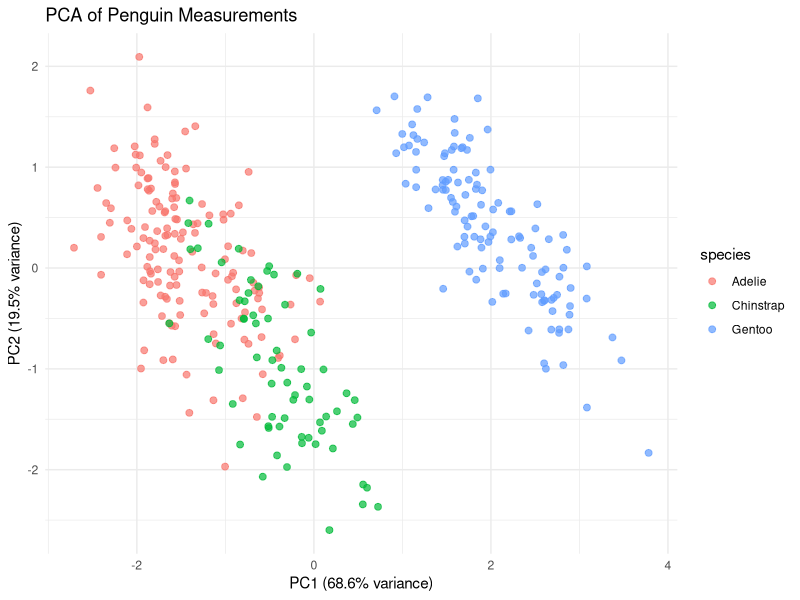
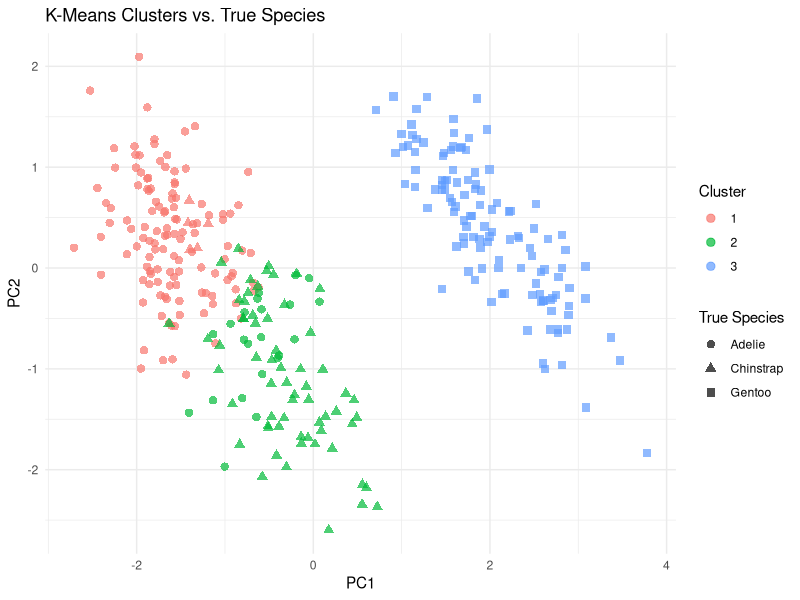
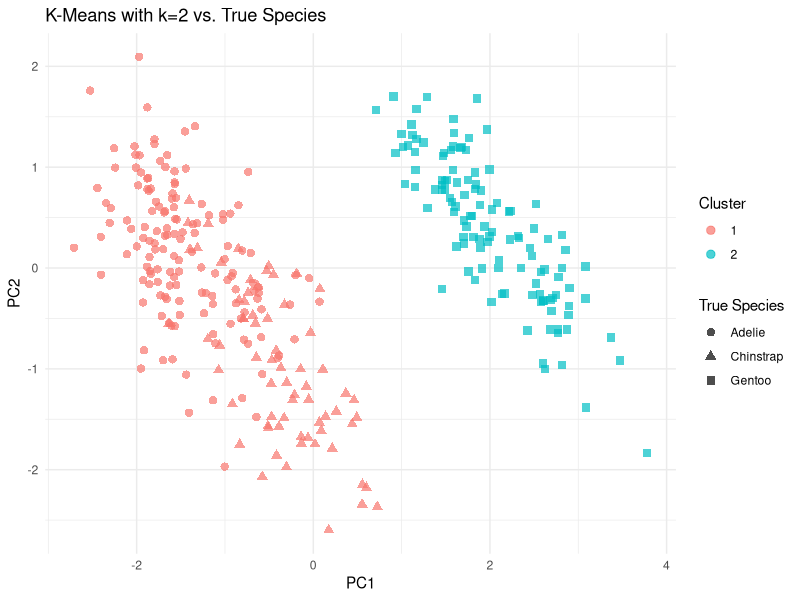

Source code (R) for these figures, in order:
## ---- chunk 1
knitr::opts_chunk$set(echo = TRUE, warning = FALSE, message = FALSE)
## ---- chunk 2
library(palmerpenguins)
library(tidyverse)
penguins_clean <- penguins |>
  drop_na() |>
  select(species, bill_length_mm, bill_depth_mm, flipper_length_mm, body_mass_g)
## ---- chunk 3
penguins_numeric <- penguins_clean |>
  select(-species)
pca_result <- prcomp(penguins_numeric, center = TRUE, scale. = TRUE)
## ---- chunk 4
summary(pca_result)
## ---- chunk 5
pca_data <- data.frame(
  PC1 = pca_result$x[, 1],
  PC2 = pca_result$x[, 2],
  species = penguins_clean$species
)
ggplot(pca_data, aes(x = PC1, y = PC2, color = species)) +
  geom_point(alpha = 0.7, size = 2) +
  theme_minimal() +
  labs(title = "PCA of Penguin Measurements",
       x = paste0("PC1 (", round(summary(pca_result)$importance[2, 1] * 100, 1), "% variance)"),
       y = paste0("PC2 (", round(summary(pca_result)$importance[2, 2] * 100, 1), "% variance)"))
## ---- chunk 6
set.seed(42)
kmeans_result <- kmeans(scale(penguins_numeric), centers = 3, nstart = 25)
## ---- chunk 7
pca_data$cluster <- as.factor(kmeans_result$cluster)
ggplot(pca_data, aes(x = PC1, y = PC2, color = cluster, shape = species)) +
  geom_point(alpha = 0.7, size = 2.5) +
  theme_minimal() +
  labs(title = "K-Means Clusters vs. True Species", color = "Cluster", shape = "True Species")
## ---- chunk 8
table(True_Species = penguins_clean$species, Cluster = kmeans_result$cluster)
## ---- chunk 9
set.seed(42)
kmeans_k2 <- kmeans(scale(penguins_numeric), centers = 2, nstart = 25)
pca_data$cluster_k2 <- as.factor(kmeans_k2$cluster)
ggplot(pca_data, aes(x = PC1, y = PC2, color = cluster_k2, shape = species)) +
  geom_point(alpha = 0.7, size = 2.5) +
  theme_minimal() +
  labs(title = "K-Means with k=2 vs. True Species", color = "Cluster", shape = "True Species")
